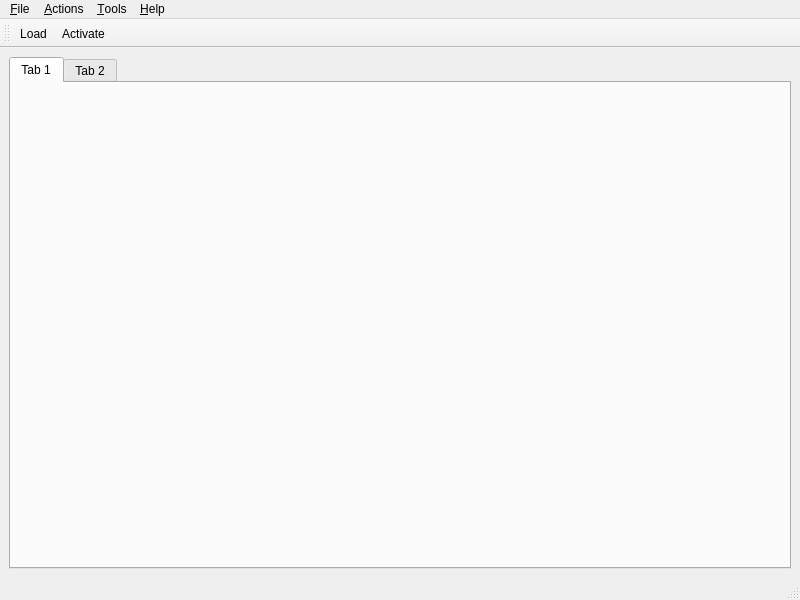
<?xml version="1.0" encoding="UTF-8"?>
<ui version="4.0">
 <class>Gremlin</class>
 <widget class="QMainWindow" name="Gremlin">
  <property name="geometry">
   <rect>
    <x>0</x>
    <y>0</y>
    <width>800</width>
    <height>600</height>
   </rect>
  </property>
  <property name="windowTitle">
   <string>Joystick GremlinUX</string>
  </property>
  <widget class="QWidget" name="main">
   <layout class="QHBoxLayout" name="horizontalLayout">
    <item>
     <widget class="QTabWidget" name="devices">
      <property name="currentIndex">
       <number>0</number>
      </property>
      <widget class="QWidget" name="tab">
       <attribute name="title">
        <string>Tab 1</string>
       </attribute>
       <layout class="QHBoxLayout" name="horizontalLayout_3"/>
      </widget>
      <widget class="QWidget" name="tab_2">
       <attribute name="title">
        <string>Tab 2</string>
       </attribute>
      </widget>
     </widget>
    </item>
   </layout>
  </widget>
  <widget class="QMenuBar" name="menubar">
   <property name="geometry">
    <rect>
     <x>0</x>
     <y>0</y>
     <width>800</width>
     <height>21</height>
    </rect>
   </property>
   <widget class="QMenu" name="menuFile">
    <property name="title">
     <string>&amp;File</string>
    </property>
    <widget class="QMenu" name="menuRecent">
     <property name="title">
      <string>Recent</string>
     </property>
     <addaction name="actionEmpty"/>
    </widget>
    <addaction name="actionNewProfile"/>
    <addaction name="actionLoadProfile"/>
    <addaction name="menuRecent"/>
    <addaction name="actionSaveProfile"/>
    <addaction name="actionSaveProfileAs"/>
    <addaction name="separator"/>
    <addaction name="actionModifyProfile"/>
    <addaction name="separator"/>
    <addaction name="actionExit"/>
   </widget>
   <widget class="QMenu" name="menuTools">
    <property name="title">
     <string>&amp;Tools</string>
    </property>
    <addaction name="actionManageModes"/>
    <addaction name="actionInputRepeater"/>
    <addaction name="actionDeviceInformation"/>
    <addaction name="actionCalibration"/>
    <addaction name="actionInputViewer"/>
    <addaction name="separator"/>
    <addaction name="actionPDFCheatsheet"/>
    <addaction name="separator"/>
    <addaction name="actionOptions"/>
    <addaction name="actionLogDisplay"/>
   </widget>
   <widget class="QMenu" name="menu_Help">
    <property name="title">
     <string>&amp;Help</string>
    </property>
    <addaction name="actionAbout"/>
   </widget>
   <widget class="QMenu" name="menuActions">
    <property name="title">
     <string>&amp;Actions</string>
    </property>
    <addaction name="actionCreate1to1Mapping"/>
    <addaction name="actionMergeAxis"/>
    <addaction name="actionSwapDevices"/>
   </widget>
   <addaction name="menuFile"/>
   <addaction name="menuActions"/>
   <addaction name="menuTools"/>
   <addaction name="menu_Help"/>
  </widget>
  <widget class="QStatusBar" name="statusbar"/>
  <widget class="QToolBar" name="toolBar">
   <property name="windowTitle">
    <string>toolBar</string>
   </property>
   <attribute name="toolBarArea">
    <enum>TopToolBarArea</enum>
   </attribute>
   <attribute name="toolBarBreak">
    <bool>false</bool>
   </attribute>
   <addaction name="actionOpen"/>
   <addaction name="actionActivate"/>
  </widget>
  <action name="actionOpen">
   <property name="text">
    <string>Load</string>
   </property>
  </action>
  <action name="actionLoadProfile">
   <property name="text">
    <string>&amp;Load Profile</string>
   </property>
  </action>
  <action name="actionActivate">
   <property name="checkable">
    <bool>true</bool>
   </property>
   <property name="text">
    <string>Activate</string>
   </property>
  </action>
  <action name="actionNewProfile">
   <property name="text">
    <string>&amp;New Profile</string>
   </property>
  </action>
  <action name="actionSaveProfile">
   <property name="text">
    <string>&amp;Save Profile</string>
   </property>
  </action>
  <action name="actionSaveProfileAs">
   <property name="text">
    <string>&amp;Save Profile As</string>
   </property>
  </action>
  <action name="actionGenerate">
   <property name="text">
    <string>Generate</string>
   </property>
  </action>
  <action name="actionDeviceInformation">
   <property name="text">
    <string>Device Information</string>
   </property>
  </action>
  <action name="actionAbout">
   <property name="text">
    <string>&amp;About</string>
   </property>
  </action>
  <action name="actionManageCustomModules">
   <property name="text">
    <string>&amp;Manage Custom Modules</string>
   </property>
  </action>
  <action name="actionInputRepeater">
   <property name="checkable">
    <bool>true</bool>
   </property>
   <property name="text">
    <string>Input Repeater</string>
   </property>
  </action>
  <action name="actionCalibration">
   <property name="text">
    <string>&amp;Calibration</string>
   </property>
  </action>
  <action name="actionManageModes">
   <property name="text">
    <string>Manage Modes</string>
   </property>
  </action>
  <action name="actionHTMLCheatsheet">
   <property name="text">
    <string>HTML Cheatsheet</string>
   </property>
  </action>
  <action name="actionPDFCheatsheet">
   <property name="text">
    <string>PDF Cheatsheet</string>
   </property>
  </action>
  <action name="actionExit">
   <property name="text">
    <string>E&amp;xit</string>
   </property>
  </action>
  <action name="actionOptions">
   <property name="text">
    <string>&amp;Options</string>
   </property>
  </action>
  <action name="actionCreate1to1Mapping">
   <property name="text">
    <string>Create 1:1 mapping</string>
   </property>
  </action>
  <action name="actionLogDisplay">
   <property name="text">
    <string>&amp;Log display</string>
   </property>
  </action>
  <action name="actionMergeAxis">
   <property name="text">
    <string>&amp;Merge Axis</string>
   </property>
  </action>
  <action name="actionModifyProfile">
   <property name="text">
    <string>Modify Profile</string>
   </property>
  </action>
  <action name="actionRecent">
   <property name="text">
    <string>&amp;Recent</string>
   </property>
  </action>
  <action name="actionEmpty">
   <property name="text">
    <string>Empty</string>
   </property>
  </action>
  <action name="actionSwapDevices">
   <property name="text">
    <string>Swap Devices</string>
   </property>
  </action>
  <action name="actionInputViewer">
   <property name="text">
    <string>Input Viewer</string>
   </property>
  </action>
 </widget>
 <resources/>
 <connections/>
</ui>
